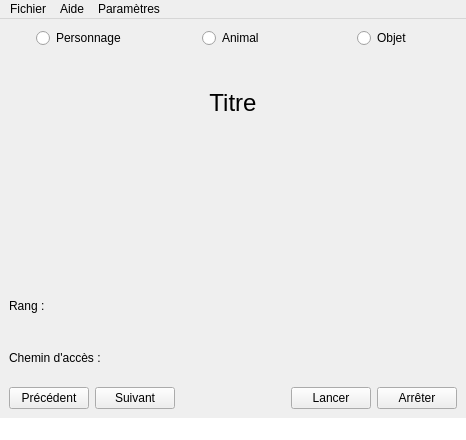
<?xml version="1.0" encoding="UTF-8"?>
<ui version="4.0">
 <class>LecteurVue</class>
 <widget class="QMainWindow" name="LecteurVue">
  <property name="geometry">
   <rect>
    <x>0</x>
    <y>0</y>
    <width>466</width>
    <height>440</height>
   </rect>
  </property>
  <property name="windowTitle">
   <string>LecteurVue</string>
  </property>
  <widget class="QWidget" name="centralwidget">
   <layout class="QGridLayout" name="gridLayout">
    <item row="1" column="1">
     <widget class="QLabel" name="lIntitule">
      <property name="minimumSize">
       <size>
        <width>0</width>
        <height>0</height>
       </size>
      </property>
      <property name="font">
       <font>
        <family>Arial</family>
        <pointsize>18</pointsize>
       </font>
      </property>
      <property name="text">
       <string>Titre</string>
      </property>
      <property name="alignment">
       <set>Qt::AlignCenter</set>
      </property>
     </widget>
    </item>
    <item row="4" column="0" colspan="3">
     <layout class="QVBoxLayout" name="verticalLayout">
      <item>
       <widget class="QLabel" name="lRang">
        <property name="text">
         <string>Rang :</string>
        </property>
       </widget>
      </item>
      <item>
       <widget class="QLabel" name="lCheminAcces">
        <property name="text">
         <string>Chemin d'accès :</string>
        </property>
       </widget>
      </item>
     </layout>
    </item>
    <item row="2" column="1">
     <widget class="QLabel" name="lImage">
      <property name="text">
       <string/>
      </property>
      <property name="textFormat">
       <enum>Qt::PlainText</enum>
      </property>
      <property name="pixmap">
       <pixmap>//haya/dossiersetud_BaieSsd/mlohier001/Downloads/cartesDisney/cartesDisney/Disney_0.png</pixmap>
      </property>
      <property name="scaledContents">
       <bool>true</bool>
      </property>
     </widget>
    </item>
    <item row="0" column="0" colspan="3">
     <layout class="QHBoxLayout" name="horizontalLayout_2">
      <item alignment="Qt::AlignHCenter">
       <widget class="QRadioButton" name="radioButton">
        <property name="text">
         <string>Personnage</string>
        </property>
       </widget>
      </item>
      <item alignment="Qt::AlignHCenter">
       <widget class="QRadioButton" name="radioButton_2">
        <property name="text">
         <string>Animal</string>
        </property>
       </widget>
      </item>
      <item alignment="Qt::AlignHCenter">
       <widget class="QRadioButton" name="radioButton_3">
        <property name="text">
         <string>Objet</string>
        </property>
       </widget>
      </item>
     </layout>
    </item>
    <item row="3" column="2">
     <spacer name="horizontalSpacer_3">
      <property name="orientation">
       <enum>Qt::Horizontal</enum>
      </property>
      <property name="sizeHint" stdset="0">
       <size>
        <width>151</width>
        <height>20</height>
       </size>
      </property>
     </spacer>
    </item>
    <item row="5" column="0" colspan="3">
     <layout class="QHBoxLayout" name="horizontalLayout">
      <item>
       <widget class="QPushButton" name="bPrecedent">
        <property name="text">
         <string>Précédent</string>
        </property>
       </widget>
      </item>
      <item>
       <widget class="QPushButton" name="bSuivant">
        <property name="text">
         <string>Suivant</string>
        </property>
       </widget>
      </item>
      <item>
       <spacer name="horizontalSpacer">
        <property name="orientation">
         <enum>Qt::Horizontal</enum>
        </property>
        <property name="sizeHint" stdset="0">
         <size>
          <width>328</width>
          <height>20</height>
         </size>
        </property>
       </spacer>
      </item>
      <item>
       <widget class="QPushButton" name="bLancer">
        <property name="text">
         <string>Lancer</string>
        </property>
       </widget>
      </item>
      <item>
       <widget class="QPushButton" name="bArreter">
        <property name="text">
         <string>Arrêter</string>
        </property>
       </widget>
      </item>
     </layout>
    </item>
    <item row="3" column="0">
     <spacer name="horizontalSpacer_2">
      <property name="orientation">
       <enum>Qt::Horizontal</enum>
      </property>
      <property name="sizeHint" stdset="0">
       <size>
        <width>151</width>
        <height>20</height>
       </size>
      </property>
     </spacer>
    </item>
   </layout>
   <widget class="QLabel" name="lStatus">
    <property name="geometry">
     <rect>
      <x>9</x>
      <y>331</y>
      <width>16</width>
      <height>16</height>
     </rect>
    </property>
    <property name="text">
     <string/>
    </property>
   </widget>
  </widget>
  <widget class="QMenuBar" name="menubar">
   <property name="geometry">
    <rect>
     <x>0</x>
     <y>0</y>
     <width>466</width>
     <height>22</height>
    </rect>
   </property>
   <widget class="QMenu" name="menuFichier">
    <property name="title">
     <string>Fichier</string>
    </property>
    <addaction name="actionQuitter"/>
   </widget>
   <widget class="QMenu" name="menuAide">
    <property name="title">
     <string>Aide</string>
    </property>
    <addaction name="action_propos_de"/>
   </widget>
   <widget class="QMenu" name="menuParam_tres">
    <property name="title">
     <string>Paramètres</string>
    </property>
    <addaction name="actionCharger_diapo"/>
    <addaction name="actionVitesse_de_d_filement"/>
    <addaction name="actionEnlever_diapo"/>
   </widget>
   <addaction name="menuFichier"/>
   <addaction name="menuAide"/>
   <addaction name="menuParam_tres"/>
  </widget>
  <widget class="QStatusBar" name="statusbar">
   <property name="sizePolicy">
    <sizepolicy hsizetype="Preferred" vsizetype="Preferred">
     <horstretch>0</horstretch>
     <verstretch>0</verstretch>
    </sizepolicy>
   </property>
   <property name="styleSheet">
    <string notr="true">background-color: rgb(255, 255, 255);</string>
   </property>
  </widget>
  <action name="action_propos_de">
   <property name="text">
    <string>À propos de...</string>
   </property>
  </action>
  <action name="actionQuitter">
   <property name="text">
    <string>Quitter</string>
   </property>
  </action>
  <action name="actionCharger_diapo">
   <property name="text">
    <string>Charger diapo</string>
   </property>
  </action>
  <action name="actionVitesse_de_d_filement">
   <property name="text">
    <string>Vitesse de défilement</string>
   </property>
  </action>
  <action name="actionEnlever_diapo">
   <property name="text">
    <string>Enlever diapo</string>
   </property>
  </action>
 </widget>
 <resources/>
 <connections/>
</ui>
